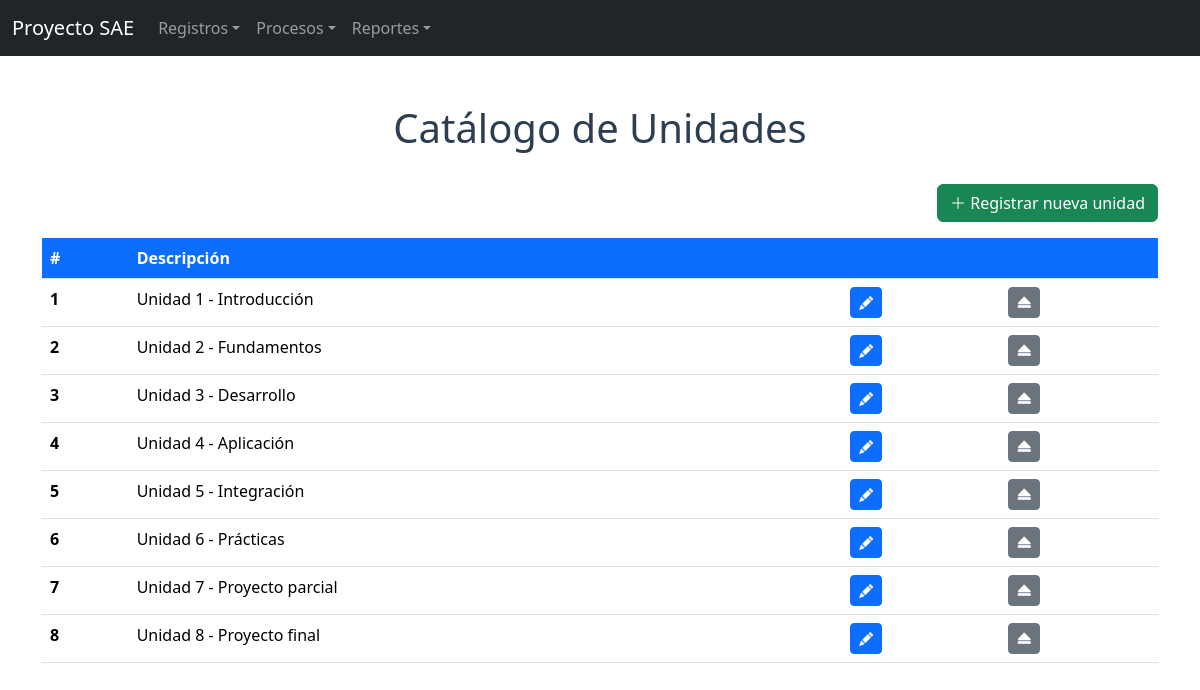
Screenshot of /proyecto_sae/Cruds/crudunidades.php with the database file from the repository.
### tables this page shows
CREATE TABLE unidad (
    ID_UNIDAD    INT PRIMARY KEY,
    DESCRIPCION  VARCHAR(255) NOT NULL,
    ESTATUS      VARCHAR(4) NOT NULL DEFAULT 'ALTA'
);

### proyecto_sae/Cruds/conexion.php (called while the page is built, shortened)
<?php
$base = preg_replace('#/(Cruds|formularios)/.*$#i', '', $_SERVER['SCRIPT_NAME']);
$servidor = "localhost";
$usuario  = "root";
$password = "";
$base_datos = "proyecto_sae";
$conexion = new mysqli($servidor, $usuario, $password, $base_datos);
$conexion->set_charset("utf8mb4");
return $conexion;

### proyecto_sae/Cruds/crudunidades.php (the view, shortened to what this page needs)
<?php
$mysqli = include "conexion.php";
$resultado = $mysqli->query("SELECT ID_UNIDAD AS idunidad, DESCRIPCION AS descripcion FROM unidad WHERE ESTATUS = 'ALTA' ORDER BY ID_UNIDAD");
$unidades = $resultado->fetch_all(MYSQLI_ASSOC);
?>
<!DOCTYPE html>
<html lang="es">
<head>
    <link href="<?= $base ?>/assets/css/bootstrap.min.css" rel="stylesheet">
    <link rel="stylesheet" href="<?= $base ?>/assets/css/bootstrap-icons.css">
</head>
<body>
<?php include __DIR__ . "/../NavBar/navbar.php"; ?>
<div class="container">
    <br><br>
    <h1 align="center">Catálogo de Unidades</h1>
    <br>
    <div class="d-flex justify-content-end mb-3">
        <a href="<?= $base ?>/formularios/alta/Formulario_Unidad.php" class="btn btn-success">
            <i class="bi bi-plus-lg"></i> Registrar nueva unidad
        </a>
    </div>
    <table class="table">
        <thead class="thead-dark">
            <tr>
                <th scope="col">#</th>
                <th scope="col">Descripción</th>
                <th scope="col"></th>
                <th scope="col"></th>
            </tr>
        </thead>
        <tbody>
<?php foreach ($unidades as $unidad) { ?>
            <tr>
                <th scope="row"><?php echo $unidad["idunidad"]; ?></th>
                <td><?php echo htmlspecialchars($unidad["descripcion"]); ?></td>
                <td>
                    <a href="<?= $base ?>/formularios/modificar/Modificar_Unidad.php?id=<?php echo $unidad["idunidad"]; ?>" class="btn btn-sm btn-primary" title="Modificar">
                        <i class="bi bi-pencil-fill"></i>
                    </a>
                </td>
                <td>
                    <a href="crudunidades.php?baja=<?php echo $unidad["idunidad"]; ?>" class="btn btn-sm btn-secondary" title="Baja" onclick="return confirm('¿Dar de baja esta unidad?');">
                        <i class="bi bi-eject-fill"></i>
                    </a>
                </td>
            </tr>
<?php } ?>
        </tbody>
    </table>
</div>
</body>
</html>

### proyecto_sae/Cruds/crudunidades.php (style rules this page uses)
thead.thead-dark th { background-color: #0d6efd; color: #ffffff; }
h1 { color: #2c3e50; }

### rows the page displays
unidad: ID_UNIDAD "1", DESCRIPCION "Unidad 1 - Introducción"
unidad: ID_UNIDAD "2", DESCRIPCION "Unidad 2 - Fundamentos"
unidad: ID_UNIDAD "3", DESCRIPCION "Unidad 3 - Desarrollo"
unidad: ID_UNIDAD "4", DESCRIPCION "Unidad 4 - Aplicación"
unidad: ID_UNIDAD "5", DESCRIPCION "Unidad 5 - Integración"
unidad: ID_UNIDAD "6", DESCRIPCION "Unidad 6 - Prácticas"
unidad: ID_UNIDAD "7", DESCRIPCION "Unidad 7 - Proyecto parcial"
unidad: ID_UNIDAD "8", DESCRIPCION "Unidad 8 - Proyecto final"
